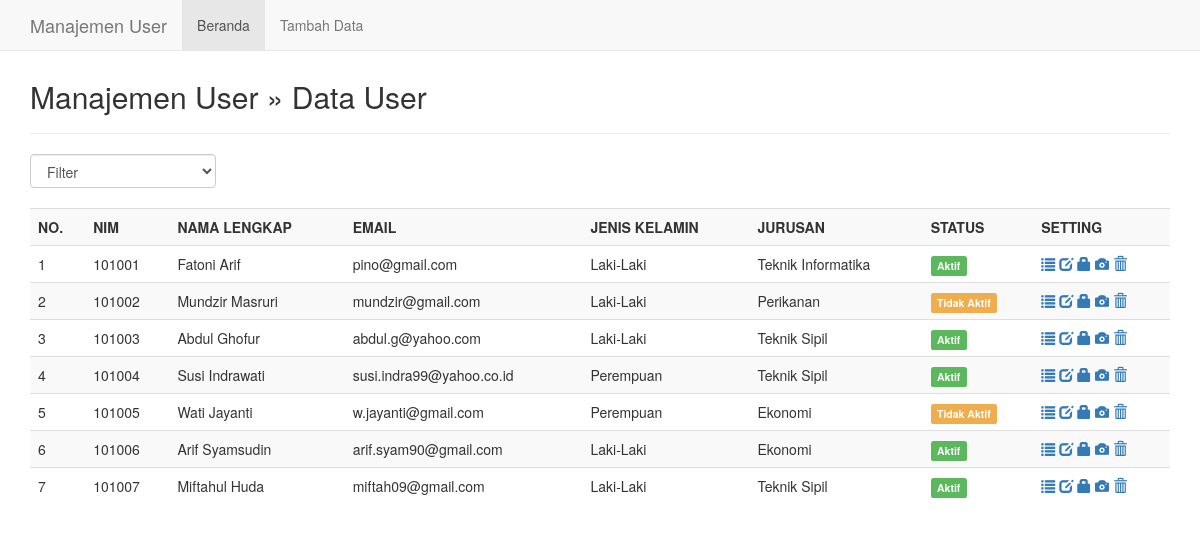
The page / on the database its author committed.
### tables this page shows
CREATE TABLE `mahasiswa` (
  `nim` int(11) NOT NULL,
  `password` varchar(35) NOT NULL,
  `nama` varchar(50) NOT NULL,
  `tempat_lahir` varchar(20) NOT NULL,
  `tanggal_lahir` date NOT NULL,
  `email` varchar(50) NOT NULL,
  `jenis_kelamin` varchar(20) NOT NULL,
  `agama` varchar(20) NOT NULL,
  `jurusan` varchar(30) NOT NULL,
  `semester` varchar(2) NOT NULL,
  `tahun_masuk` varchar(5) NOT NULL,
  `alamat` varchar(100) NOT NULL,
  `foto` varchar(100) NOT NULL,
  `status` int(1) NOT NULL
);

### index.php (the view, shortened to what this page needs)
<?php
include("koneksi.php");
?>
<!DOCTYPE html>
<html lang="en">
<head>
	<link href="css/bootstrap.min.css" rel="stylesheet">
</head>
<body>
	<nav class="navbar navbar-default navbar-fixed-top">
		<div class="container">
			<div class="navbar-header">
				<a class="navbar-brand hidden-xs hidden-sm" href="#">Manajemen User</a>
			</div>
			<div id="navbar" class="navbar-collapse collapse">
				<ul class="nav navbar-nav">
					<li class="active"><a href="index.php">Beranda</a></li>
					<li><a href="add.php">Tambah Data</a></li>
				</ul>
			</div>
		</div>
	</nav>
	<div class="container">
		<div class="content">
			<h2>Manajemen User &raquo; Data User</h2>
			<hr />
			<form class="form-inline" method="get">
				<div class="form-group">
					<select name="urut" class="form-control" onchange="form.submit()">
						<option value="0">Filter</option>
						<?php $urut = (isset($_GET['urut']) ? strtolower($_GET['urut']) : NULL);  ?>
					</select>
				</div>
			</form>
			<br />
			<div class="table-responsive">
			<table class="table table-striped table-hover">
				<tr>
					<th>NO.</th>
					<th>NIM</th>
					<th>NAMA LENGKAP</th>
					<th>EMAIL</th>
					<th>JENIS KELAMIN</th>
					<th>JURUSAN</th>
					<th>STATUS</th>
					<th>SETTING</th>
				</tr>
				<?php
				if($urut){
					$sql = mysqli_query($koneksi, "SELECT * FROM mahasiswa WHERE status='$urut' ORDER BY nim ASC");
				}else{
					$sql = mysqli_query($koneksi, "SELECT * FROM mahasiswa ORDER BY nim ASC");
				}
				if(mysqli_num_rows($sql) == 0){
					echo '<tr><td colspan="8">Tidak ada data.</td></tr>';
				}else{
					$no = 1;
					while($row = mysqli_fetch_assoc($sql)){
						echo '
						<tr>
							<td>'.$no.'</td>
							<td>'.$row['nim'].'</td>
							<td>'.$row['nama'].'</td>
							<td>'.$row['email'].'</td>
							<td>'.$row['jenis_kelamin'].'</td>
							<td>'.$row['jurusan'].'</td>
							<td>';
							if($row['status'] == 1){
								echo '<span class="label label-success">Aktif</span>';
							}else{
								echo '<span class="label label-warning">Tidak Aktif</span>';
							}
						echo '
							</td>
							<td>
								<a href="profile.php?nim='.$row['nim'].'" title="Lihat Detail"><span class="glyphicon glyphicon-list" aria-hidden="true"></span></a>
								<a href="edit.php?nim='.$row['nim'].'" title="Rubah Data"><span class="glyphicon glyphicon-edit" aria-hidden="true"></span></a>
								<a href="password.php?nim='.$row['nim'].'" title="Ganti Password"><span class="glyphicon glyphicon-lock" aria-hidden="true"></span></a>
								<a href="avatar.php?nim='.$row['nim'].'" title="Ganti Password"><span class="glyphicon glyphicon-camera" aria-hidden="true"></span></a>
								<a href="index.php?aksi=delete&nim='.$row['nim'].'" title="Hapus Data" onclick="return confirm(\'Yakin?\')"><span class="glyphicon glyphicon-trash" aria-hidden="true"></span></a>
							</td>
						</tr>
						';
						$no++;
					}
				}
				?>
			</table>
			</div>
		</div>
	</div>
</body>
</html>

### index.php (style rules this page uses)
.content { margin-top: 80px; }

### rows shown on the page
mahasiswa: nim "101001", nama "Fatoni Arif", email "pino@gmail.com", jenis_kelamin "Laki-Laki", jurusan "Teknik Informatika", status "Aktif"
mahasiswa: nim "101002", nama "Mundzir Masruri", email "mundzir@gmail.com", jenis_kelamin "Laki-Laki", jurusan "Perikanan", status "Tidak Aktif"
mahasiswa: nim "101003", nama "Abdul Ghofur", email "abdul.g@yahoo.com", jenis_kelamin "Laki-Laki", jurusan "Teknik Sipil", status "Aktif"
mahasiswa: nim "101004", nama "Susi Indrawati", email "susi.indra99@yahoo.co.id", jenis_kelamin "Perempuan", jurusan "Teknik Sipil", status "Aktif"
mahasiswa: nim "101005", nama "Wati Jayanti", email "w.jayanti@gmail.com", jenis_kelamin "Perempuan", jurusan "Ekonomi", status "Tidak Aktif"
mahasiswa: nim "101006", nama "Arif Syamsudin", email "arif.syam90@gmail.com", jenis_kelamin "Laki-Laki", jurusan "Ekonomi", status "Aktif"
mahasiswa: nim "101007", nama "Miftahul Huda", email "miftah09@gmail.com", jenis_kelamin "Laki-Laki", jurusan "Teknik Sipil", status "Aktif"
